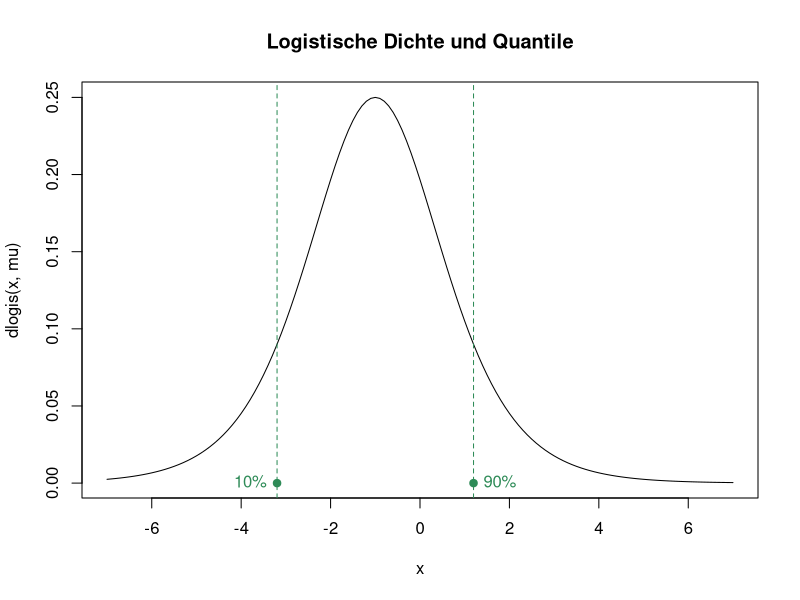

This figure's R source:
## Logistische Dichte
#################################################################

mein.f <- function(x, mu){
  f <- exp(-(x-mu))/(1+exp(-(x-mu)))^2
  return(f)
}

c(dlogis(1,5),mein.f(1,5))
c(dlogis(2,2),mein.f(2,2))

cbind(dlogis(-5:5,2),mein.f(-5:5,2))

mu <- -1
x <- seq(-7,7,0.1)  ## Gitter (x-Werte) fuer Funktionsgraph
plot(x, dlogis(x,mu),type="l",main="Logistische Dichte und Quantile")
q <- c(0.1,0.9)
##q <- c(0.05,0.95) ## alternative Werte zum Ausprobieren
points(qlogis(q,mu),c(0,0),pch=19, col="seagreen")
text(qlogis(q,mu),c(0,0), paste(q*100,"%",sep=""),pos=c(2,4),col="seagreen")
abline(v=qlogis(q,mu),col="seagreen",lty=2)
